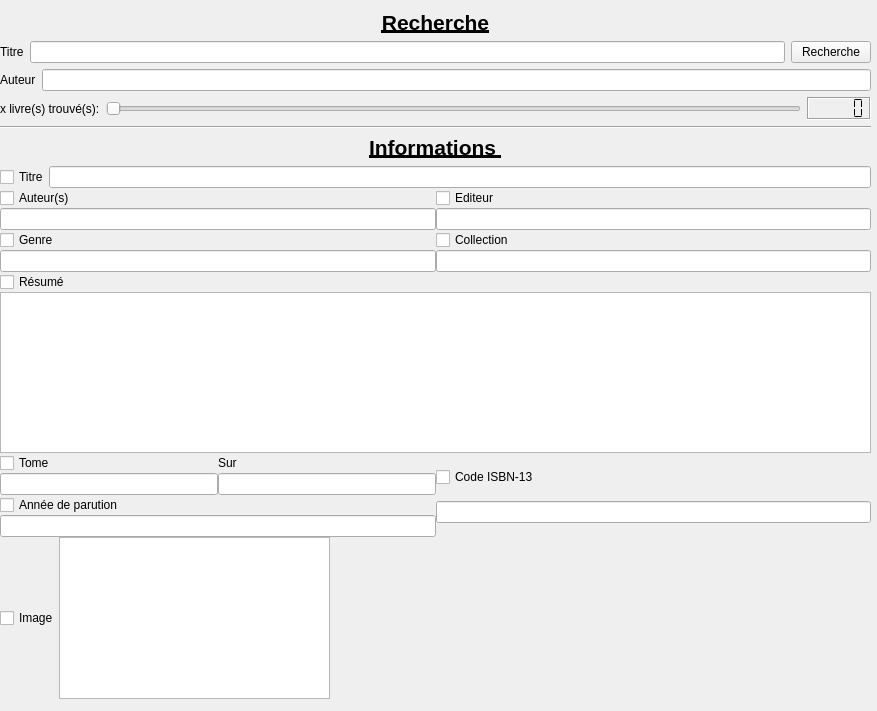
<?xml version="1.0" encoding="UTF-8"?>
<ui version="4.0">
 <class>addGoogleBookDialog</class>
 <widget class="QDialog" name="addGoogleBookDialog">
  <property name="geometry">
   <rect>
    <x>0</x>
    <y>0</y>
    <width>877</width>
    <height>711</height>
   </rect>
  </property>
  <property name="windowTitle">
   <string>Dialog</string>
  </property>
  <widget class="QWidget" name="verticalLayoutWidget_2">
   <property name="geometry">
    <rect>
     <x>0</x>
     <y>10</y>
     <width>871</width>
     <height>731</height>
    </rect>
   </property>
   <layout class="QVBoxLayout" name="mainLayout">
    <property name="topMargin">
     <number>0</number>
    </property>
    <item>
     <widget class="QLabel" name="label_3">
      <property name="text">
       <string>&lt;html&gt;&lt;head/&gt;&lt;body&gt;&lt;p align=&quot;center&quot;&gt;&lt;span style=&quot; font-size:16pt; font-weight:700; text-decoration: underline;&quot;&gt;Recherche&lt;/span&gt;&lt;/p&gt;&lt;/body&gt;&lt;/html&gt;</string>
      </property>
     </widget>
    </item>
    <item>
     <layout class="QHBoxLayout" name="titleSearchLayout">
      <property name="bottomMargin">
       <number>0</number>
      </property>
      <item>
       <widget class="QLabel" name="label_4">
        <property name="text">
         <string>Titre</string>
        </property>
       </widget>
      </item>
      <item>
       <widget class="QLineEdit" name="titleSearchLineEdit"/>
      </item>
      <item>
       <widget class="QPushButton" name="searchPushButton">
        <property name="text">
         <string>Recherche</string>
        </property>
       </widget>
      </item>
     </layout>
    </item>
    <item>
     <layout class="QHBoxLayout" name="authorSearchLayout">
      <property name="bottomMargin">
       <number>0</number>
      </property>
      <item>
       <widget class="QLabel" name="label_5">
        <property name="text">
         <string>Auteur</string>
        </property>
       </widget>
      </item>
      <item>
       <widget class="QLineEdit" name="authorSearchLineEdit"/>
      </item>
     </layout>
    </item>
    <item>
     <layout class="QHBoxLayout" name="horizontalLayout">
      <property name="bottomMargin">
       <number>0</number>
      </property>
      <item>
       <widget class="QLabel" name="nbrFindBookLabel">
        <property name="text">
         <string>x livre(s) trouvé(s):</string>
        </property>
       </widget>
      </item>
      <item>
       <widget class="QSlider" name="horizontalSlider">
        <property name="orientation">
         <enum>Qt::Horizontal</enum>
        </property>
       </widget>
      </item>
      <item>
       <widget class="QLCDNumber" name="nbQuerylcdNumber">
        <property name="frameShape">
         <enum>QFrame::Box</enum>
        </property>
        <property name="frameShadow">
         <enum>QFrame::Sunken</enum>
        </property>
        <property name="smallDecimalPoint">
         <bool>false</bool>
        </property>
        <property name="segmentStyle">
         <enum>QLCDNumber::Flat</enum>
        </property>
       </widget>
      </item>
     </layout>
    </item>
    <item>
     <spacer name="verticalSpacer">
      <property name="orientation">
       <enum>Qt::Vertical</enum>
      </property>
      <property name="sizeHint" stdset="0">
       <size>
        <width>20</width>
        <height>40</height>
       </size>
      </property>
     </spacer>
    </item>
    <item>
     <widget class="Line" name="line">
      <property name="orientation">
       <enum>Qt::Horizontal</enum>
      </property>
     </widget>
    </item>
    <item>
     <widget class="QLabel" name="label_2">
      <property name="text">
       <string>&lt;html&gt;&lt;head/&gt;&lt;body&gt;&lt;p align=&quot;center&quot;&gt;&lt;span style=&quot; font-size:16pt; font-weight:700; text-decoration: underline;&quot;&gt;Informations &lt;/span&gt;&lt;/p&gt;&lt;/body&gt;&lt;/html&gt;</string>
      </property>
     </widget>
    </item>
    <item>
     <layout class="QVBoxLayout" name="resultLayout">
      <property name="spacing">
       <number>0</number>
      </property>
      <property name="topMargin">
       <number>0</number>
      </property>
      <property name="bottomMargin">
       <number>0</number>
      </property>
      <item>
       <layout class="QHBoxLayout" name="titreLayout">
        <property name="topMargin">
         <number>0</number>
        </property>
        <property name="rightMargin">
         <number>0</number>
        </property>
        <property name="bottomMargin">
         <number>0</number>
        </property>
        <item>
         <widget class="QCheckBox" name="titleCheckBox">
          <property name="text">
           <string>Titre</string>
          </property>
         </widget>
        </item>
        <item>
         <widget class="QLineEdit" name="titleLineEdit"/>
        </item>
       </layout>
      </item>
      <item>
       <layout class="QHBoxLayout" name="categoriesLayout_2">
        <property name="rightMargin">
         <number>0</number>
        </property>
        <item>
         <layout class="QVBoxLayout" name="agLayout_2">
          <item>
           <widget class="QCheckBox" name="authorsCheckBox">
            <property name="text">
             <string>Auteur(s)</string>
            </property>
           </widget>
          </item>
          <item>
           <widget class="QLineEdit" name="authorLineEdit"/>
          </item>
          <item>
           <widget class="QCheckBox" name="genderCheckBox">
            <property name="text">
             <string>Genre</string>
            </property>
           </widget>
          </item>
          <item>
           <widget class="QLineEdit" name="genderLineEdit"/>
          </item>
         </layout>
        </item>
        <item>
         <layout class="QVBoxLayout" name="ecLayout_2">
          <property name="rightMargin">
           <number>0</number>
          </property>
          <item>
           <widget class="QCheckBox" name="editorCheckBox">
            <property name="text">
             <string>Editeur</string>
            </property>
           </widget>
          </item>
          <item>
           <widget class="QLineEdit" name="editorLineEdit"/>
          </item>
          <item>
           <widget class="QCheckBox" name="collectionCheckBox">
            <property name="text">
             <string>Collection</string>
            </property>
           </widget>
          </item>
          <item>
           <widget class="QLineEdit" name="collectionLineEdit"/>
          </item>
         </layout>
        </item>
       </layout>
      </item>
      <item>
       <widget class="QCheckBox" name="summaryCheckBox">
        <property name="text">
         <string>Résumé</string>
        </property>
       </widget>
      </item>
      <item>
       <widget class="QPlainTextEdit" name="summaryPlainTextEdit"/>
      </item>
      <item>
       <layout class="QHBoxLayout" name="neaptcLayout_2">
        <property name="rightMargin">
         <number>0</number>
        </property>
        <property name="bottomMargin">
         <number>0</number>
        </property>
        <item>
         <layout class="QVBoxLayout" name="neapLayout_2">
          <item>
           <layout class="QHBoxLayout" name="tomesLayout">
            <property name="rightMargin">
             <number>0</number>
            </property>
            <property name="bottomMargin">
             <number>0</number>
            </property>
            <item>
             <layout class="QVBoxLayout" name="tomeLayout">
              <property name="bottomMargin">
               <number>0</number>
              </property>
              <item>
               <widget class="QCheckBox" name="tomeCheckBox">
                <property name="text">
                 <string>Tome</string>
                </property>
               </widget>
              </item>
              <item>
               <widget class="QLineEdit" name="tomeLineEdit"/>
              </item>
             </layout>
            </item>
            <item>
             <layout class="QVBoxLayout" name="tomeEndLayout">
              <property name="rightMargin">
               <number>0</number>
              </property>
              <property name="bottomMargin">
               <number>0</number>
              </property>
              <item>
               <widget class="QLabel" name="label">
                <property name="text">
                 <string>Sur</string>
                </property>
               </widget>
              </item>
              <item>
               <widget class="QLineEdit" name="tomeEndLineEdit"/>
              </item>
             </layout>
            </item>
           </layout>
          </item>
          <item>
           <widget class="QCheckBox" name="yearCheckBox">
            <property name="text">
             <string>Année de parution</string>
            </property>
           </widget>
          </item>
          <item>
           <widget class="QLineEdit" name="yearLineEdit"/>
          </item>
         </layout>
        </item>
        <item>
         <layout class="QVBoxLayout" name="tomecodeLayout_2">
          <property name="rightMargin">
           <number>0</number>
          </property>
          <item>
           <widget class="QCheckBox" name="isbnCheckBox">
            <property name="text">
             <string>Code ISBN-13</string>
            </property>
           </widget>
          </item>
          <item>
           <widget class="QLineEdit" name="isbnLineEdit"/>
          </item>
         </layout>
        </item>
       </layout>
      </item>
      <item>
       <layout class="QHBoxLayout" name="imageLayout">
        <property name="rightMargin">
         <number>0</number>
        </property>
        <property name="bottomMargin">
         <number>20</number>
        </property>
        <item>
         <widget class="QCheckBox" name="imgCheckBox">
          <property name="text">
           <string>Image</string>
          </property>
         </widget>
        </item>
        <item>
         <widget class="QGraphicsView" name="graphicsView"/>
        </item>
        <item>
         <spacer name="horizontalSpacer_2">
          <property name="orientation">
           <enum>Qt::Horizontal</enum>
          </property>
          <property name="sizeHint" stdset="0">
           <size>
            <width>40</width>
            <height>20</height>
           </size>
          </property>
         </spacer>
        </item>
        <item>
         <spacer name="horizontalSpacer">
          <property name="orientation">
           <enum>Qt::Horizontal</enum>
          </property>
          <property name="sizeHint" stdset="0">
           <size>
            <width>40</width>
            <height>20</height>
           </size>
          </property>
         </spacer>
        </item>
       </layout>
      </item>
      <item>
       <widget class="QDialogButtonBox" name="buttonBox">
        <property name="layoutDirection">
         <enum>Qt::LeftToRight</enum>
        </property>
        <property name="orientation">
         <enum>Qt::Horizontal</enum>
        </property>
        <property name="standardButtons">
         <set>QDialogButtonBox::Cancel|QDialogButtonBox::Ok</set>
        </property>
        <property name="centerButtons">
         <bool>false</bool>
        </property>
       </widget>
      </item>
     </layout>
    </item>
   </layout>
  </widget>
 </widget>
 <resources/>
 <connections/>
</ui>
